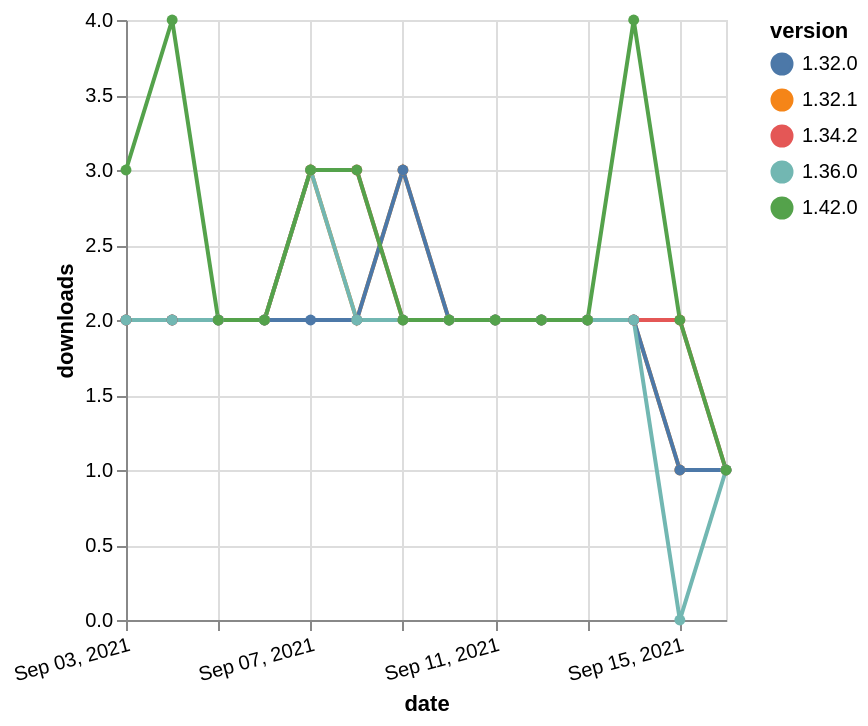

The Vega-Lite source for this figure:
### Vega-Lite specification from a JSON file in a GitHub repository (floating-point values rounded to 4 significant figures)
{"$schema": "https://vega.github.io/schema/vega-lite/v5.json", "description": "A simple bar chart with embedded data.", "data": {"values": [{"date": "2021-09-03", "total": 2002, "delta": 2, "version": "1.32.1"}, {"date": "2021-09-04", "total": 2004, "delta": 2, "version": "1.32.1"}, {"date": "2021-09-05", "total": 2006, "delta": 2, "version": "1.32.1"}, {"date": "2021-09-06", "total": 2008, "delta": 2, "version": "1.32.1"}, {"date": "2021-09-07", "total": 2011, "delta": 3, "version": "1.32.1"}, {"date": "2021-09-08", "total": 2013, "delta": 2, "version": "1.32.1"}, {"date": "2021-09-09", "total": 2016, "delta": 3, "version": "1.32.1"}, {"date": "2021-09-10", "total": 2018, "delta": 2, "version": "1.32.1"}, {"date": "2021-09-11", "total": 2020, "delta": 2, "version": "1.32.1"}, {"date": "2021-09-12", "total": 2022, "delta": 2, "version": "1.32.1"}, {"date": "2021-09-13", "total": 2024, "delta": 2, "version": "1.32.1"}, {"date": "2021-09-14", "total": 2026, "delta": 2, "version": "1.32.1"}, {"date": "2021-09-15", "total": 2027, "delta": 1, "version": "1.32.1"}, {"date": "2021-09-16", "total": 2028, "delta": 1, "version": "1.32.1"}, {"date": "2021-09-03", "total": 1646, "delta": 2, "version": "1.34.2"}, {"date": "2021-09-04", "total": 1648, "delta": 2, "version": "1.34.2"}, {"date": "2021-09-05", "total": 1650, "delta": 2, "version": "1.34.2"}, {"date": "2021-09-06", "total": 1652, "delta": 2, "version": "1.34.2"}, {"date": "2021-09-07", "total": 1655, "delta": 3, "version": "1.34.2"}, {"date": "2021-09-08", "total": 1658, "delta": 3, "version": "1.34.2"}, {"date": "2021-09-09", "total": 1660, "delta": 2, "version": "1.34.2"}, {"date": "2021-09-10", "total": 1662, "delta": 2, "version": "1.34.2"}, {"date": "2021-09-11", "total": 1664, "delta": 2, "version": "1.34.2"}, {"date": "2021-09-12", "total": 1666, "delta": 2, "version": "1.34.2"}, {"date": "2021-09-13", "total": 1668, "delta": 2, "version": "1.34.2"}, {"date": "2021-09-14", "total": 1670, "delta": 2, "version": "1.34.2"}, {"date": "2021-09-15", "total": 1672, "delta": 2, "version": "1.34.2"}, {"date": "2021-09-16", "total": 1673, "delta": 1, "version": "1.34.2"}, {"date": "2021-09-03", "total": 1886, "delta": 2, "version": "1.32.0"}, {"date": "2021-09-04", "total": 1888, "delta": 2, "version": "1.32.0"}, {"date": "2021-09-05", "total": 1890, "delta": 2, "version": "1.32.0"}, {"date": "2021-09-06", "total": 1892, "delta": 2, "version": "1.32.0"}, {"date": "2021-09-07", "total": 1894, "delta": 2, "version": "1.32.0"}, {"date": "2021-09-08", "total": 1896, "delta": 2, "version": "1.32.0"}, {"date": "2021-09-09", "total": 1899, "delta": 3, "version": "1.32.0"}, {"date": "2021-09-10", "total": 1901, "delta": 2, "version": "1.32.0"}, {"date": "2021-09-11", "total": 1903, "delta": 2, "version": "1.32.0"}, {"date": "2021-09-12", "total": 1905, "delta": 2, "version": "1.32.0"}, {"date": "2021-09-13", "total": 1907, "delta": 2, "version": "1.32.0"}, {"date": "2021-09-14", "total": 1909, "delta": 2, "version": "1.32.0"}, {"date": "2021-09-15", "total": 1910, "delta": 1, "version": "1.32.0"}, {"date": "2021-09-16", "total": 1911, "delta": 1, "version": "1.32.0"}, {"date": "2021-09-03", "total": 1456, "delta": 2, "version": "1.36.0"}, {"date": "2021-09-04", "total": 1458, "delta": 2, "version": "1.36.0"}, {"date": "2021-09-05", "total": 1460, "delta": 2, "version": "1.36.0"}, {"date": "2021-09-06", "total": 1462, "delta": 2, "version": "1.36.0"}, {"date": "2021-09-07", "total": 1465, "delta": 3, "version": "1.36.0"}, {"date": "2021-09-08", "total": 1467, "delta": 2, "version": "1.36.0"}, {"date": "2021-09-09", "total": 1469, "delta": 2, "version": "1.36.0"}, {"date": "2021-09-10", "total": 1471, "delta": 2, "version": "1.36.0"}, {"date": "2021-09-11", "total": 1473, "delta": 2, "version": "1.36.0"}, {"date": "2021-09-12", "total": 1475, "delta": 2, "version": "1.36.0"}, {"date": "2021-09-13", "total": 1477, "delta": 2, "version": "1.36.0"}, {"date": "2021-09-14", "total": 1479, "delta": 2, "version": "1.36.0"}, {"date": "2021-09-15", "total": 1479, "delta": 0, "version": "1.36.0"}, {"date": "2021-09-16", "total": 1480, "delta": 1, "version": "1.36.0"}, {"date": "2021-09-03", "total": 227, "delta": 3, "version": "1.42.0"}, {"date": "2021-09-04", "total": 231, "delta": 4, "version": "1.42.0"}, {"date": "2021-09-05", "total": 233, "delta": 2, "version": "1.42.0"}, {"date": "2021-09-06", "total": 235, "delta": 2, "version": "1.42.0"}, {"date": "2021-09-07", "total": 238, "delta": 3, "version": "1.42.0"}, {"date": "2021-09-08", "total": 241, "delta": 3, "version": "1.42.0"}, {"date": "2021-09-09", "total": 243, "delta": 2, "version": "1.42.0"}, {"date": "2021-09-10", "total": 245, "delta": 2, "version": "1.42.0"}, {"date": "2021-09-11", "total": 247, "delta": 2, "version": "1.42.0"}, {"date": "2021-09-12", "total": 249, "delta": 2, "version": "1.42.0"}, {"date": "2021-09-13", "total": 251, "delta": 2, "version": "1.42.0"}, {"date": "2021-09-14", "total": 255, "delta": 4, "version": "1.42.0"}, {"date": "2021-09-15", "total": 257, "delta": 2, "version": "1.42.0"}, {"date": "2021-09-16", "total": 258, "delta": 1, "version": "1.42.0"}]}, "width": "container", "mark": {"type": "line", "point": {"filled": true}}, "encoding": {"x": {"field": "date", "type": "temporal", "timeUnit": "yearmonthdate", "title": "date", "axis": {"labelAngle": -15}}, "y": {"field": "delta", "type": "quantitative", "title": "downloads"}, "color": {"field": "version", "type": "nominal"}, "tooltip": {"field": "delta"}}}
